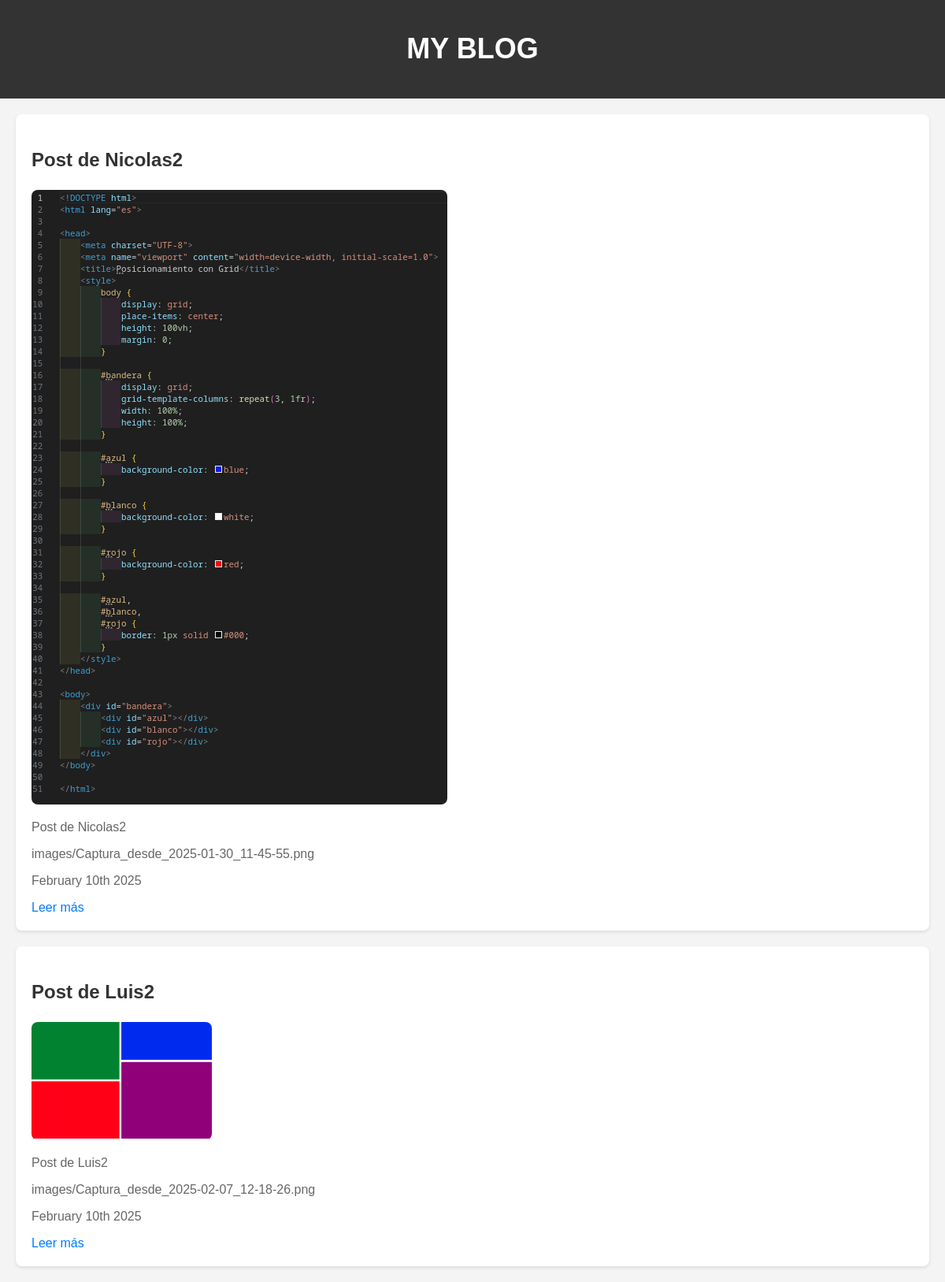
The app's page /all-posts/ with its own data.
### blog/models.py (models this page shows, shortened)
class Post(models.Model):
    title = models.CharField(max_length=200)
    excerpt = models.TextField()
    image_name = models.ImageField(upload_to="images",null=True)
    date = models.DateField(auto_now=True)
    slug = models.SlugField(unique=True, db_index=True)
    content = models.TextField(validators=[MinLengthValidator(10)])
    author = models.ForeignKey(Author,null=True,on_delete=models.SET_NULL, related_name='pkposts')
    tags= models.ManyToManyField(Tag)

### blog/views.py (the view)
# urls.py: path('all-posts/', views.AllPosts.as_view(), name="all_posts"),
class AllPosts(ListView):
    template_name="blogHtmls/all_posts.html"
    model=Post
    context_object_name="posts"
    def get_queryset(self):
        return Post.objects.all().order_by('-date')

### blog/templates/blogHtmls/all_posts.html
{% extends "blogHtmls/base.html" %}
{% block content %}
{% load static %}
{% for post in posts %}
<div class="post-container">
    {% include "blogHtmls/includes/post.html" %}
</div>
{% endfor %}
{% endblock %}

### blog/templates/blogHtmls/includes/post.html
{% load static %}
<h3>{{ post.title }}</h3>
<img src="{{ post.image_name.url }}" alt="imagen">
<p>{{ post.excerpt }}</p>
<p>{{ post.image_name }}</p>
<p>{{ post.date|date:'F jS Y' }}</p>
<a href="{% url 'blog:detail' post.slug %}">Leer más</a>

### blog/templates/blogHtmls/base.html (style rules this page uses)
body { font-family: Arial, sans-serif; background-color: #f4f4f4; margin: 0; padding: 0; }
.post-container { margin: 20px; background-color: white; padding: 20px; border-radius: 8px; box-shadow: 0 2px 4px rgba(0, 0, 0, 0.1); }
.post-container h3 { font-size: 24px; color: #333; }
.post-container img { max-width: 100%; height: auto; border-radius: 8px; }
.post-container p { color: #666; }
.post-container a { color: #007BFF; text-decoration: none; }

### records on screen
Post: title "Post de Nicolas2", image_name (picture), excerpt "Post de Nicolas2", image_name "images/Captura_desde_2025-01-30_11-45-55.png", date "February 10th 2025"
Post: title "Post de Luis2", image_name (picture), excerpt "Post de Luis2", image_name "images/Captura_desde_2025-02-07_12-18-26.png", date "February 10th 2025"
